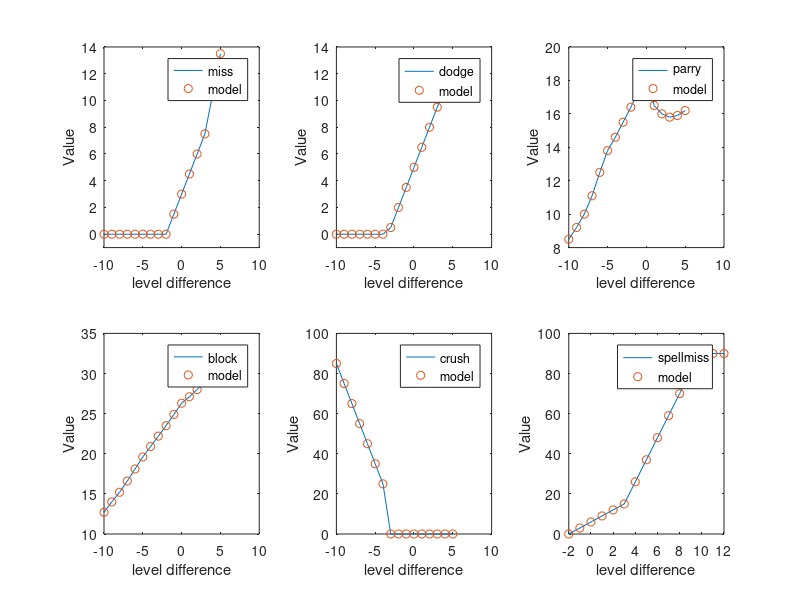

MATLAB code to generate this figure:
clear
load level_based_def.mat

matchstr='(?<level>\d+),\sM(?<miss>\d+\.\d)\sD(?<postDodge>\d+\.\d)\((?<preDodge>\d+\.\d)\)\sP(?<postParry>\d+\.\d)\((?<preParry>\d+\.\d)\)\sG(?<glance>\d+\.\d)\sB(?<postBlock>\d+\.\d)\((?<preBlock>\d+\.\d)\)\sC(?<crush>\d+\.\d)';
for i=1:length(level_based_def)
    
    textline=level_based_def{i};
    names = regexp(textline, matchstr,'names');
    
    level(i)=str2num(names.level);
    miss(i)=str2num(names.miss);
    postDodge(i)=str2num(names.postDodge);
    preDodge(i)=str2num(names.preDodge);
    postParry(i)=str2num(names.postParry);
    preParry(i)=str2num(names.preParry);
    postBlock(i)=str2num(names.postBlock);
    preBlock(i)=str2num(names.preBlock);
    crush(i)=str2num(names.crush);
    glance(i)=str2num(names.glance);
    
    smisslevel=lb_def_smiss(:,1);
    spellmiss=lb_def_smiss(:,2);
    
end

ld=level-90;
ldsm=smisslevel-80;
boss_exp=0;

%% models
base_char_miss=3.0;
ld_mod=1.5;
modmiss=max(0,base_char_miss+ld.*ld_mod+max(ld-3,0).*ld_mod);

base_char_dodge=5.0; %3.0 base + 2.0 Sanctuary
moddodge=max(0,base_char_dodge+ld.*ld_mod);

base_char_parry=preParry;
modparry=max(0,base_char_parry+ld.*ld_mod);

base_char_block = preBlock;
modblock=max(0,base_char_block+ld.*ld_mod);

base_char_crush=0;
ld_crush_mod=10;
modcrush=max(0,base_char_crush+(ld<-3).*(-15-ld.*ld_crush_mod));

base_char_smiss=6;
modsmiss=min(90,max(0,base_char_smiss+3.*ldsm+8.*max(ldsm-3,0)))

%% plots
figure(1)
subplot(2,3,1)
plot(ld,miss,ld,modmiss,'o')
legend('miss','model','Location','Best')
xlabel('level difference')
ylabel('Value')
ylim([-1 14])

subplot(2,3,2)
plot(ld,postDodge,ld,moddodge,'o')
legend('dodge','model','Location','Best')
xlabel('level difference')
ylabel('Value')
ylim([-1 14])

subplot(2,3,3)
plot(ld,postParry,ld,modparry,'o')
legend('parry','model','Location','Best')
xlabel('level difference')
ylabel('Value')
% ylim([-1 14])

subplot(2,3,4)
plot(ld,postBlock,ld,modblock,'o')
legend('block','model','Location','Best')
xlabel('level difference')
ylabel('Value')
% ylim([-1 14])

subplot(2,3,5)
plot(ld,crush,ld,modcrush,'o')
legend('crush','model','Location','Best')
xlabel('level difference')
ylabel('Value')
% ylim([-1 14])

subplot(2,3,6)
plot(ldsm,spellmiss,ldsm,modsmiss,'o')
legend('spellmiss','model','Location','Best')
xlabel('level difference')
ylabel('Value')
% ylim([-1 14])

